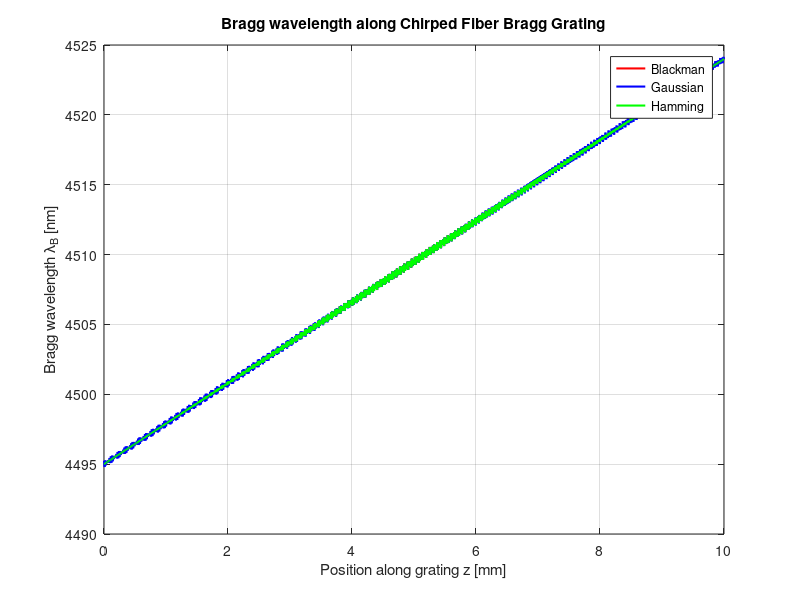
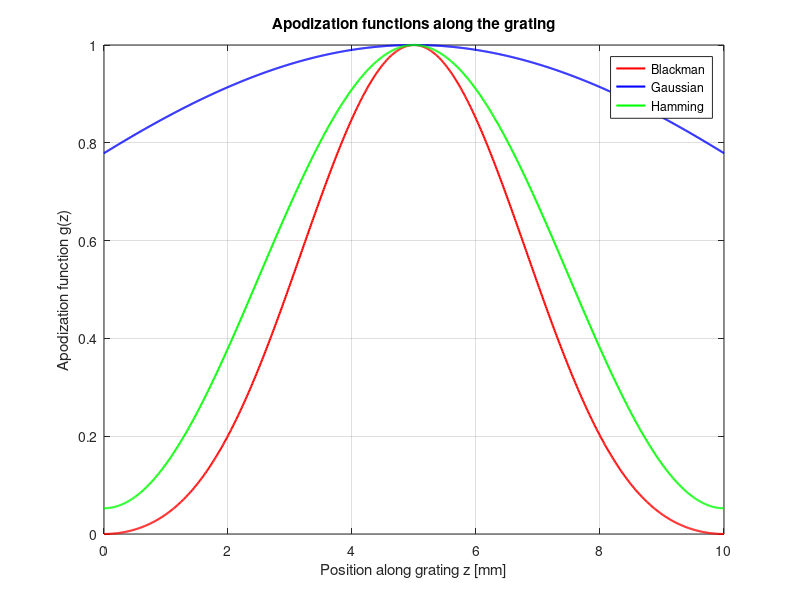

These figures' MATLAB source, in order:
%% Chirped Fiber Bragg Grating (CFBG) Simulation
clc; clear; close all;

%% Parameters
L = 10e-3;               % Grating length [m]
neff = 1.45;             % Effective refractive index
Delta_n = 1e-4;          % Refractive index modulation
Lambda0 = 1550e-9;       % Start period [m]
c = 3e8;                 % Speed of light [m/s]
x = 1e-6;                % Linear chirp coefficient [m/m]
numPoints = 1000;        % Number of points along grating

%% Position along grating
z = linspace(0, L, numPoints);

%% Grating period (linear chirp)
Lambda = Lambda0 + x*z;

%% Apodization functions
% Blackman
Xb = 2*pi*(z - L/2)/L;
g_blackman = (1 + 1.19*cos(Xb) + 0.19*cos(2*Xb))/2.38;

% Cauchy
C = 0.5;
g_cauchy = 1 - ((z - L/2)/(L/2)).^2 - 2*C*((z - L/2)/(L/2)).^2;

% Hamming
H = 0.9;
g_hamming = (1 + H*cos(2*pi*(z - L/2)/L))/(1 + H);

% Gaussian
a = 1;
g_gaussian = exp(-a*((z/L - 0.5).^2));

% Sinc
g_sinc = sin(6*(z/L - 0.5))./(6*(z/L - 0.5));

% Hyper-tangent
s = 6;
g_tanh = 0.5*(tanh(s*(z/L - 0.5)) + 1);

%% Effective refractive index along grating
n_z_blackman = neff + Delta_n*g_blackman.*cos(2*pi*z./Lambda);
n_z_cauchy    = neff + Delta_n*g_cauchy.*cos(2*pi*z./Lambda);
n_z_hamming   = neff + Delta_n*g_hamming.*cos(2*pi*z./Lambda);
n_z_gaussian  = neff + Delta_n*g_gaussian.*cos(2*pi*z./Lambda);
n_z_sinc      = neff + Delta_n*g_sinc.*cos(2*pi*z./Lambda);
n_z_tanh      = neff + Delta_n*g_tanh.*cos(2*pi*z./Lambda);

%% Bragg wavelength along the grating
lambdaB_blackman = 2*n_z_blackman.*Lambda;
lambdaB_cauchy    = 2*n_z_cauchy.*Lambda;
lambdaB_hamming   = 2*n_z_hamming.*Lambda;
lambdaB_gaussian  = 2*n_z_gaussian.*Lambda;
lambdaB_sinc      = 2*n_z_sinc.*Lambda;
lambdaB_tanh      = 2*n_z_tanh.*Lambda;

%% Chirp range
Delta_lambda = 2*neff*(max(Lambda) - min(Lambda));

%% Time delay for each wavelength
tau_blackman = ((lambdaB_blackman - Lambda0)./(2*neff*Delta_lambda)) * L/c;

%% Plotting
figure;
plot(z*1e3, lambdaB_blackman*1e9, 'r', 'LineWidth', 1.5); hold on;
plot(z*1e3, lambdaB_gaussian*1e9, 'b', 'LineWidth', 1.5);
plot(z*1e3, lambdaB_hamming*1e9, 'g', 'LineWidth', 1.5);
xlabel('Position along grating z [mm]');
ylabel('Bragg wavelength \lambda_B [nm]');
legend('Blackman', 'Gaussian', 'Hamming');
title('Bragg wavelength along Chirped Fiber Bragg Grating');
grid on;

figure;
plot(z*1e3, g_blackman, 'r', 'LineWidth', 1.5); hold on;
plot(z*1e3, g_gaussian, 'b', 'LineWidth', 1.5);
plot(z*1e3, g_hamming, 'g', 'LineWidth', 1.5);
xlabel('Position along grating z [mm]');
ylabel('Apodization function g(z)');
legend('Blackman', 'Gaussian', 'Hamming');
title('Apodization functions along the grating');
grid on;

disp(['Chirp range Delta lambda: ', num2str(Delta_lambda*1e9), ' nm']);
